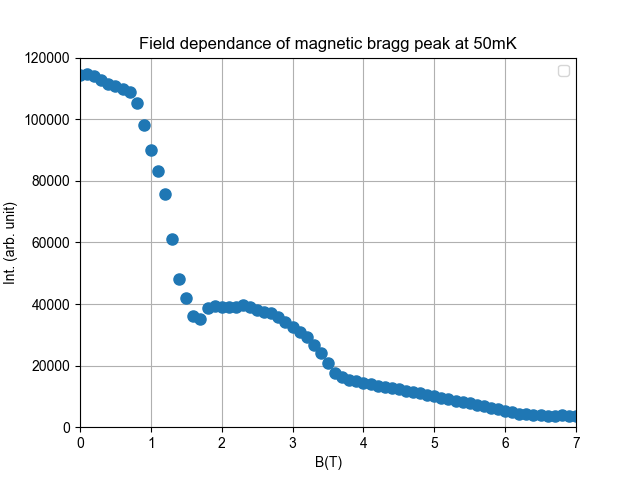

The script that drew this image:
import numpy as np
import matplotlib.pyplot as plt
import pandas as pd
from matplotlib.backends.backend_pdf import PdfPages
from ufit.lab import *
from ufit.plotting import mapping

set_datatemplate('6_9_2023_NI12/Field dependance/070%03d')
data = read_data(133, "MAG")
data.name = ''
data.plot()
plt.title('Field dependance of magnetic bragg peak at 50mK')
plt.xlim((0, 7))
plt.ylim((0, 120000))
plt.xlabel("B(T)")
plt.ylabel("Int. (arb. unit)")
plt.show()
